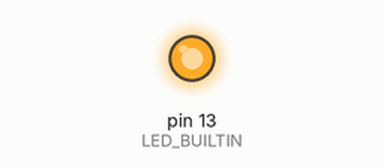
The sketch below on a simulated Arduino Uno, built with avr-gcc and run on an emulated ATmega328P. Shown: output pins drawn as LEDs (lit = HIGH).

Above: at 1.5 s.
At 4.5 s:
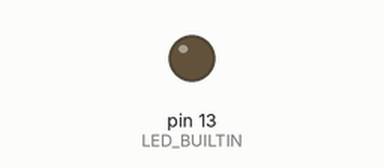
Timing chart, 0 to 7.8 s (numbered marks = the images above):
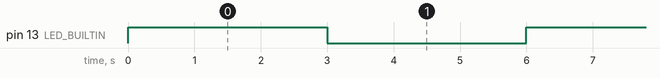

Measured:
- by itself, pin 13 (LED_BUILTIN): alternates HIGH for 3.0 s and LOW for 3.0 s

The sketch:

led_test.ino
```cpp
int ledPin = 13;

void setup() {
  pinMode(LED_BUILTIN, OUTPUT);
  // pinMode(12, OUTPUT);
}

void loop() {
  digitalWrite(LED_BUILTIN, HIGH);
  delay(3000);
  digitalWrite(LED_BUILTIN, LOW);
  delay(3000);
  // digitalWrite(12, HIGH);
  // delay(2000);
  // digitalWrite(12, LOW);
  // delay(2000);
}
```
